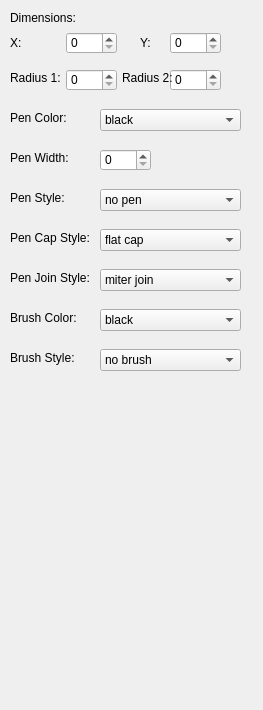
    <widget class="QWidget" name="Ellipse">
     <attribute name="title">
      <string>Ellipse</string>
     </attribute>
     <widget class="QWidget" name="Form_3" native="true">
      <property name="geometry">
       <rect>
        <x>0</x>
        <y>0</y>
        <width>254</width>
        <height>701</height>
       </rect>
      </property>
      <property name="autoFillBackground">
       <bool>true</bool>
      </property>
      <widget class="QLabel" name="Name_3">
       <property name="geometry">
        <rect>
         <x>10</x>
         <y>10</y>
         <width>71</width>
         <height>16</height>
        </rect>
       </property>
       <property name="text">
        <string>Dimensions:</string>
       </property>
      </widget>
      <widget class="QSpinBox" name="x_3">
       <property name="geometry">
        <rect>
         <x>66</x>
         <y>32</y>
         <width>51</width>
         <height>22</height>
        </rect>
       </property>
      </widget>
      <widget class="QSpinBox" name="y_3">
       <property name="geometry">
        <rect>
         <x>170</x>
         <y>32</y>
         <width>51</width>
         <height>22</height>
        </rect>
       </property>
      </widget>
      <widget class="QSpinBox" name="radius1_3">
       <property name="geometry">
        <rect>
         <x>66</x>
         <y>69</y>
         <width>51</width>
         <height>22</height>
        </rect>
       </property>
      </widget>
      <widget class="QLabel" name="Radius1_3">
       <property name="geometry">
        <rect>
         <x>10</x>
         <y>70</y>
         <width>51</width>
         <height>16</height>
        </rect>
       </property>
       <property name="text">
        <string>Radius 1:</string>
       </property>
      </widget>
      <widget class="QLabel" name="X_3">
       <property name="geometry">
        <rect>
         <x>10</x>
         <y>35</y>
         <width>16</width>
         <height>16</height>
        </rect>
       </property>
       <property name="text">
        <string>X:</string>
       </property>
      </widget>
      <widget class="QLabel" name="Y_3">
       <property name="geometry">
        <rect>
         <x>140</x>
         <y>35</y>
         <width>10</width>
         <height>16</height>
        </rect>
       </property>
       <property name="text">
        <string>Y:</string>
       </property>
      </widget>
      <widget class="QLabel" name="PenColor_3">
       <property name="geometry">
        <rect>
         <x>10</x>
         <y>110</y>
         <width>61</width>
         <height>16</height>
        </rect>
       </property>
       <property name="text">
        <string>Pen Color:</string>
       </property>
      </widget>
      <widget class="QComboBox" name="penColorValue_3">
       <property name="geometry">
        <rect>
         <x>100</x>
         <y>109</y>
         <width>141</width>
         <height>22</height>
        </rect>
       </property>
       <item>
        <property name="text">
         <string>black</string>
        </property>
       </item>
       <item>
        <property name="text">
         <string>white</string>
        </property>
       </item>
       <item>
        <property name="text">
         <string>dark gray</string>
        </property>
       </item>
       <item>
        <property name="text">
         <string>gray</string>
        </property>
       </item>
       <item>
        <property name="text">
         <string>light gray</string>
        </property>
       </item>
       <item>
        <property name="text">
         <string>red</string>
        </property>
       </item>
       <item>
        <property name="text">
         <string>green</string>
        </property>
       </item>
       <item>
        <property name="text">
         <string>blue</string>
        </property>
       </item>
       <item>
        <property name="text">
         <string>cyan</string>
        </property>
       </item>
       <item>
        <property name="text">
         <string>magenta</string>
        </property>
       </item>
       <item>
        <property name="text">
         <string>yellow</string>
        </property>
       </item>
       <item>
        <property name="text">
         <string>dark red</string>
        </property>
       </item>
       <item>
        <property name="text">
         <string>dark green</string>
        </property>
       </item>
       <item>
        <property name="text">
         <string>dark blue</string>
        </property>
       </item>
       <item>
        <property name="text">
         <string>dark cyan</string>
        </property>
       </item>
       <item>
        <property name="text">
         <string>dark magenta</string>
        </property>
       </item>
       <item>
        <property name="text">
         <string>dark yellow</string>
        </property>
       </item>
       <item>
        <property name="text">
         <string>tranparent</string>
        </property>
       </item>
      </widget>
      <widget class="QLabel" name="PenWidth_3">
       <property name="geometry">
        <rect>
         <x>10</x>
         <y>150</y>
         <width>71</width>
         <height>16</height>
        </rect>
       </property>
       <property name="text">
        <string>Pen Width:</string>
       </property>
      </widget>
      <widget class="QLabel" name="PenStyle_3">
       <property name="geometry">
        <rect>
         <x>10</x>
         <y>190</y>
         <width>71</width>
         <height>16</height>
        </rect>
       </property>
       <property name="text">
        <string>Pen Style:</string>
       </property>
      </widget>
      <widget class="QLabel" name="PenCapStyle_3">
       <property name="geometry">
        <rect>
         <x>10</x>
         <y>230</y>
         <width>101</width>
         <height>16</height>
        </rect>
       </property>
       <property name="text">
        <string>Pen Cap Style:</string>
       </property>
      </widget>
      <widget class="QLabel" name="PenJoinStyle_3">
       <property name="geometry">
        <rect>
         <x>10</x>
         <y>270</y>
         <width>101</width>
         <height>16</height>
        </rect>
       </property>
       <property name="text">
        <string>Pen Join Style:</string>
       </property>
      </widget>
      <widget class="QLabel" name="BrushColor_3">
       <property name="geometry">
        <rect>
         <x>10</x>
         <y>310</y>
         <width>101</width>
         <height>16</height>
        </rect>
       </property>
       <property name="text">
        <string>Brush Color:</string>
       </property>
      </widget>
      <widget class="QLabel" name="BrushStyle_3">
       <property name="geometry">
        <rect>
         <x>10</x>
         <y>350</y>
         <width>101</width>
         <height>16</height>
        </rect>
       </property>
       <property name="text">
        <string>Brush Style:</string>
       </property>
      </widget>
      <widget class="QComboBox" name="penStyleValue_3">
       <property name="geometry">
        <rect>
         <x>100</x>
         <y>189</y>
         <width>141</width>
         <height>22</height>
        </rect>
       </property>
       <item>
        <property name="text">
         <string>no pen</string>
        </property>
       </item>
       <item>
        <property name="text">
         <string>solid line</string>
        </property>
       </item>
       <item>
        <property name="text">
         <string>dash line</string>
        </property>
       </item>
       <item>
        <property name="text">
         <string>dot line</string>
        </property>
       </item>
       <item>
        <property name="text">
         <string>dash dot line</string>
        </property>
       </item>
       <item>
        <property name="text">
         <string>dash dot dot line</string>
        </property>
       </item>
      </widget>
      <widget class="QComboBox" name="penJoinStyleValue_3">
       <property name="geometry">
        <rect>
         <x>100</x>
         <y>269</y>
         <width>141</width>
         <height>22</height>
        </rect>
       </property>
       <item>
        <property name="text">
         <string>miter join</string>
        </property>
       </item>
       <item>
        <property name="text">
         <string>bevel join</string>
        </property>
       </item>
       <item>
        <property name="text">
         <string>round join</string>
        </property>
       </item>
      </widget>
      <widget class="QComboBox" name="brushColorValue_3">
       <property name="geometry">
        <rect>
         <x>100</x>
         <y>309</y>
         <width>141</width>
         <height>22</height>
        </rect>
       </property>
       <item>
        <property name="text">
         <string>black</string>
        </property>
       </item>
       <item>
        <property name="text">
         <string>white</string>
        </property>
       </item>
       <item>
        <property name="text">
         <string>dark gray</string>
        </property>
       </item>
       <item>
        <property name="text">
         <string>gray</string>
        </property>
       </item>
       <item>
        <property name="text">
         <string>light gray</string>
        </property>
       </item>
       <item>
        <property name="text">
         <string>red</string>
        </property>
       </item>
       <item>
        <property name="text">
         <string>green</string>
        </property>
       </item>
       <item>
        <property name="text">
         <string>blue</string>
        </property>
       </item>
       <item>
        <property name="text">
         <string>cyan</string>
        </property>
       </item>
       <item>
        <property name="text">
         <string>magenta</string>
        </property>
       </item>
       <item>
        <property name="text">
         <string>yellow</string>
        </property>
       </item>
       <item>
        <property name="text">
         <string>dark red</string>
        </property>
       </item>
       <item>
        <property name="text">
         <string>dark green</string>
        </property>
       </item>
       <item>
        <property name="text">
         <string>dark blue</string>
        </property>
       </item>
       <item>
        <property name="text">
         <string>dark cyan</string>
        </property>
       </item>
       <item>
        <property name="text">
         <string>dark magenta</string>
        </property>
       </item>
       <item>
        <property name="text">
         <string>dark yellow</string>
        </property>
       </item>
       <item>
        <property name="text">
         <string>tranparent</string>
        </property>
       </item>
      </widget>
      <widget class="QComboBox" name="brushStyleValue_3">
       <property name="geometry">
        <rect>
         <x>100</x>
         <y>349</y>
         <width>141</width>
         <height>22</height>
        </rect>
       </property>
       <item>
        <property name="text">
         <string>no brush</string>
        </property>
       </item>
       <item>
        <property name="text">
         <string>solid pattern</string>
        </property>
       </item>
       <item>
        <property name="text">
         <string>dense 1 pattern</string>
        </property>
       </item>
       <item>
        <property name="text">
         <string>dense 2 pattern</string>
        </property>
       </item>
       <item>
        <property name="text">
         <string>dense 3 pattern</string>
        </property>
       </item>
       <item>
        <property name="text">
         <string>dense 4 pattern</string>
        </property>
       </item>
       <item>
        <property name="text">
         <string>dense 5 pattern</string>
        </property>
       </item>
       <item>
        <property name="text">
         <string>dense 6 pattern</string>
        </property>
       </item>
       <item>
        <property name="text">
         <string>dense 7 pattern</string>
        </property>
       </item>
       <item>
        <property name="text">
         <string>hor pattern</string>
        </property>
       </item>
       <item>
        <property name="text">
         <string>ver pattern</string>
        </property>
       </item>
       <item>
        <property name="text">
         <string>cross pattern</string>
        </property>
       </item>
       <item>
        <property name="text">
         <string>bdiag pattern</string>
        </property>
       </item>
       <item>
        <property name="text">
         <string>fdiag pattern</string>
        </property>
       </item>
       <item>
        <property name="text">
         <string>diag cross pattern</string>
        </property>
       </item>
       <item>
        <property name="text">
         <string>linear gradient pattern</string>
        </property>
       </item>
       <item>
        <property name="text">
         <string>conical gradient pattern</string>
        </property>
       </item>
       <item>
        <property name="text">
         <string>radia gradient pattern</string>
        </property>
       </item>
      </widget>
      <widget class="QComboBox" name="penCapStyleValue_3">
       <property name="geometry">
        <rect>
         <x>100</x>
         <y>229</y>
         <width>141</width>
         <height>22</height>
        </rect>
       </property>
       <item>
        <property name="text">
         <string>flat cap</string>
        </property>
       </item>
       <item>
        <property name="text">
         <string>square cap</string>
        </property>
       </item>
       <item>
        <property name="text">
         <string>round cap</string>
        </property>
       </item>
      </widget>
      <widget class="QSpinBox" name="penWidthValue_3">
       <property name="geometry">
        <rect>
         <x>100</x>
         <y>149</y>
         <width>51</width>
         <height>22</height>
        </rect>
       </property>
      </widget>
      <widget class="QSpinBox" name="radius2_3">
       <property name="geometry">
        <rect>
         <x>170</x>
         <y>69</y>
         <width>51</width>
         <height>22</height>
        </rect>
       </property>
      </widget>
      <widget class="QLabel" name="Radius2_3">
       <property name="geometry">
        <rect>
         <x>122</x>
         <y>70</y>
         <width>51</width>
         <height>16</height>
        </rect>
       </property>
       <property name="text">
        <string>Radius 2:</string>
       </property>
      </widget>
     </widget>
    </widget>
